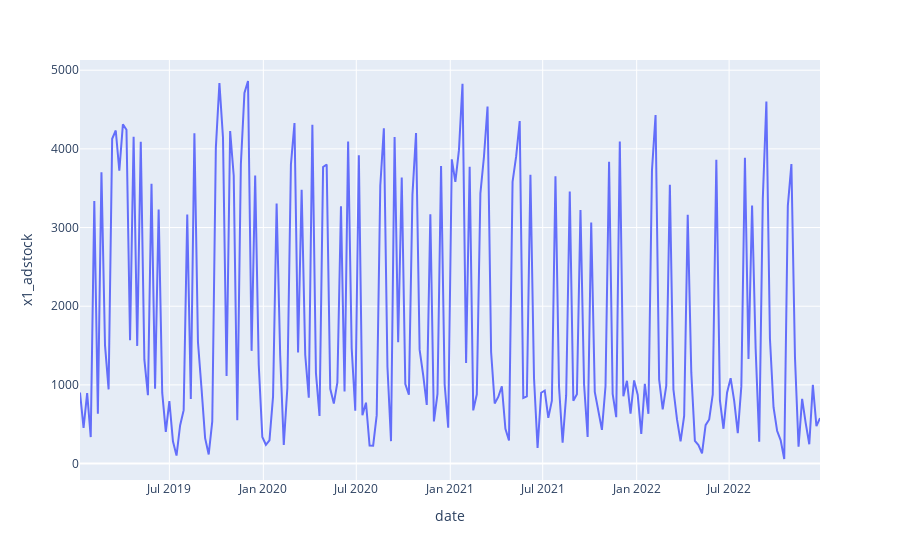
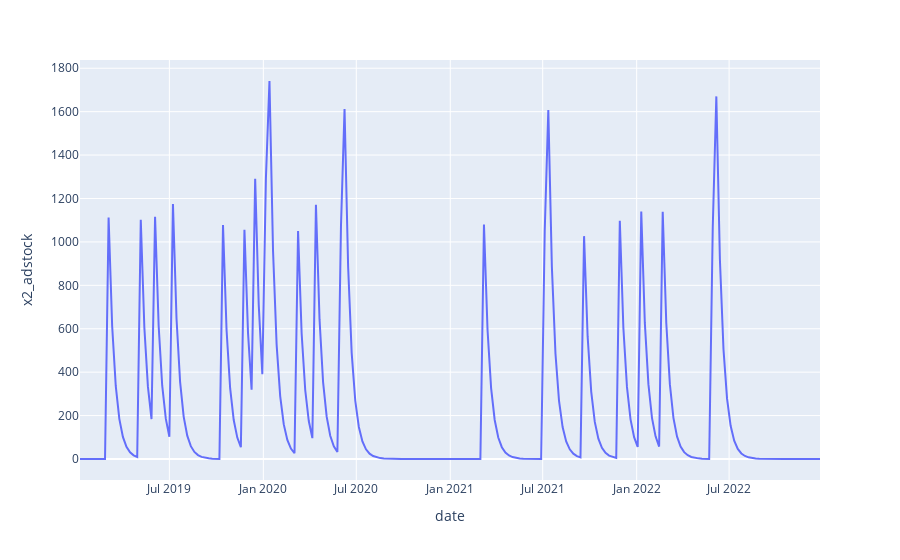

Source (notebook cell) for these figures, in order:
### Markdown cell above
### Adstock

### Code cell
## Adstocking media
lag_weight_x1 = 0.15
lag_weight_x2 = 0.55
df['x1_adstock'] = adstock(jnp.array(df['x1']), lag_weight_x1)
df['x2_adstock'] = adstock(jnp.array(df['x2']), lag_weight_x2)
# Create a line plot for x1
fig_1 = px.line(df, x='date', y='x1_adstock', title='')

# Create a line plot for x2
fig_2 = px.line(df, x='date', y='x2_adstock', title='')

# Show the plots
fig_1.show()
fig_2.show()

### Figure 1 — Plotly figure (JSON) as saved in the notebook; plotly's stock layout.template omitted (floating-point values rounded to 4 significant figures; data arrays with more than 128 entries replaced by an {"elided": "..."} marker saying what was removed)
{"data": [{"hovertemplate": "date=%{x}<br>x1_adstock=%{y}<extra></extra>", "legendgroup": "", "line": {"color": "#636efa", "dash": "solid"}, "marker": {"symbol": "circle"}, "mode": "lines", "name": "", "orientation": "v", "showlegend": false, "type": "scatter", "x": {"elided": "208 str values"}, "xaxis": "x", "y": {"elided": "208 float values"}, "yaxis": "y"}], "layout": {"legend": {"tracegroupgap": 0}, "margin": {"t": 60}, "xaxis": {"anchor": "y", "domain": [0, 1], "title": {"text": "date"}}, "yaxis": {"anchor": "x", "domain": [0, 1], "title": {"text": "x1_adstock"}}}}

### Figure 2 — Plotly figure (JSON) as saved in the notebook; plotly's stock layout.template omitted (floating-point values rounded to 4 significant figures; data arrays with more than 128 entries replaced by an {"elided": "..."} marker saying what was removed)
{"data": [{"hovertemplate": "date=%{x}<br>x2_adstock=%{y}<extra></extra>", "legendgroup": "", "line": {"color": "#636efa", "dash": "solid"}, "marker": {"symbol": "circle"}, "mode": "lines", "name": "", "orientation": "v", "showlegend": false, "type": "scatter", "x": {"elided": "208 str values"}, "xaxis": "x", "y": {"elided": "208 float values"}, "yaxis": "y"}], "layout": {"legend": {"tracegroupgap": 0}, "margin": {"t": 60}, "xaxis": {"anchor": "y", "domain": [0, 1], "title": {"text": "date"}}, "yaxis": {"anchor": "x", "domain": [0, 1], "title": {"text": "x2_adstock"}}}}
